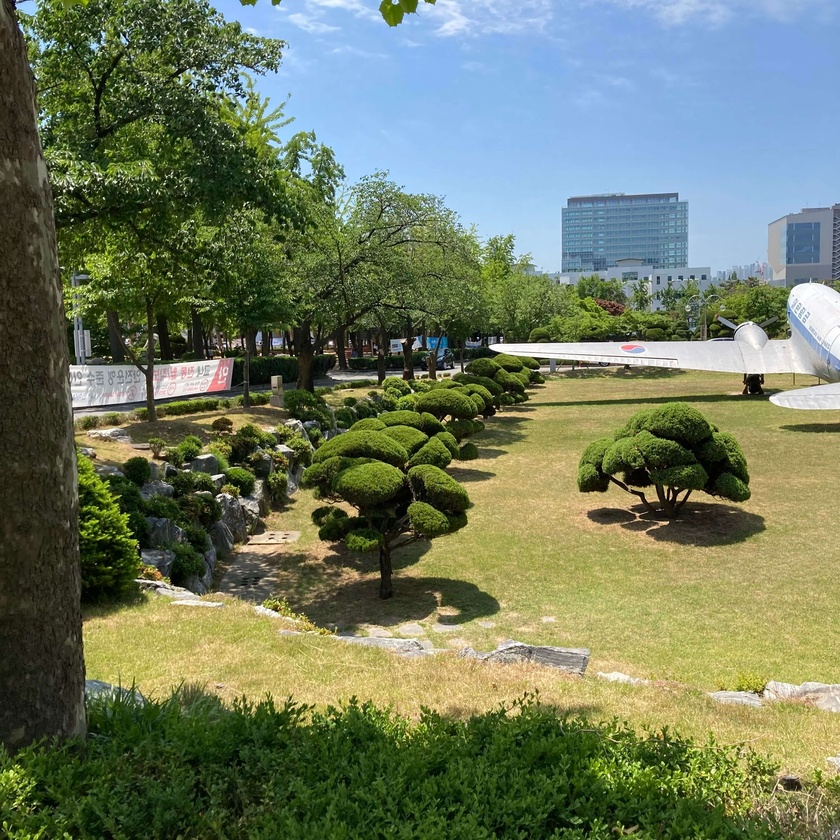
//> input picture Lab 10/images/one.jpg, 840 x 840 px, shrunk from 3024 x 3024 before the run
$ ./main   (built with g++ and OpenCV 4)
//> lines starting //> are read from the running program, lines starting //| are printed output that depends on the picture
#include <iostream>
#include <ctime>
#include <cmath>

#include "opencv2/core/core.hpp"
#include "opencv2/highgui/highgui.hpp"
#include "opencv2/imgproc/imgproc.hpp"
#include "opencv2/objdetect/objdetect.hpp"
#include "opencv2/stitching.hpp"
#include "opencv2/features2d.hpp"
#include "opencv2/xfeatures2d.hpp"
#include "opencv2/calib3d.hpp"

using namespace cv;
using namespace std;
using namespace cv::xfeatures2d;


// Stitcher를 이용한 파노라마 영상 생성
void ex_panorama_simple() {
    Mat img;
    vector<Mat> imgs;

    img = imread("one.jpg", IMREAD_COLOR);
//> img is the input picture: 840 rows x 840 cols, CV_8UC3; mean B, G, R 95.9, 121.6, 110.8
    imgs.push_back(img);

    img = imread("two.jpg", IMREAD_COLOR);
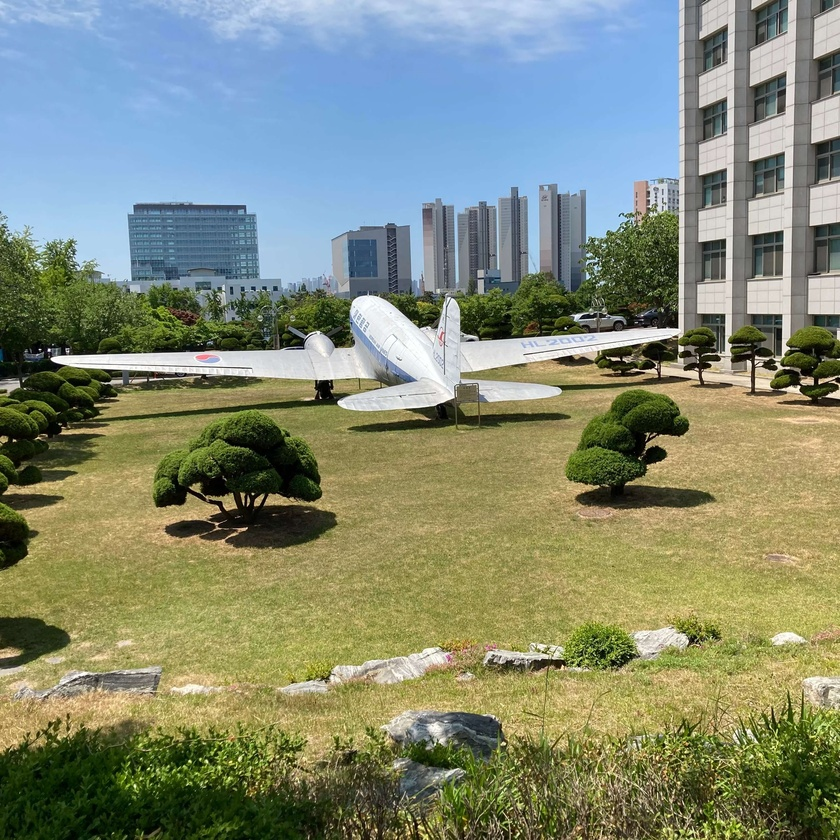
//> input picture Lab 10/images/two.jpg, 840 x 840 px, shrunk from 3024 x 3024 before the run
//> img is the input picture: 840 rows x 840 cols, CV_8UC3; mean B, G, R 117.9, 138.6, 130.7
    imgs.push_back(img);

    img = imread("three.jpg", IMREAD_COLOR);
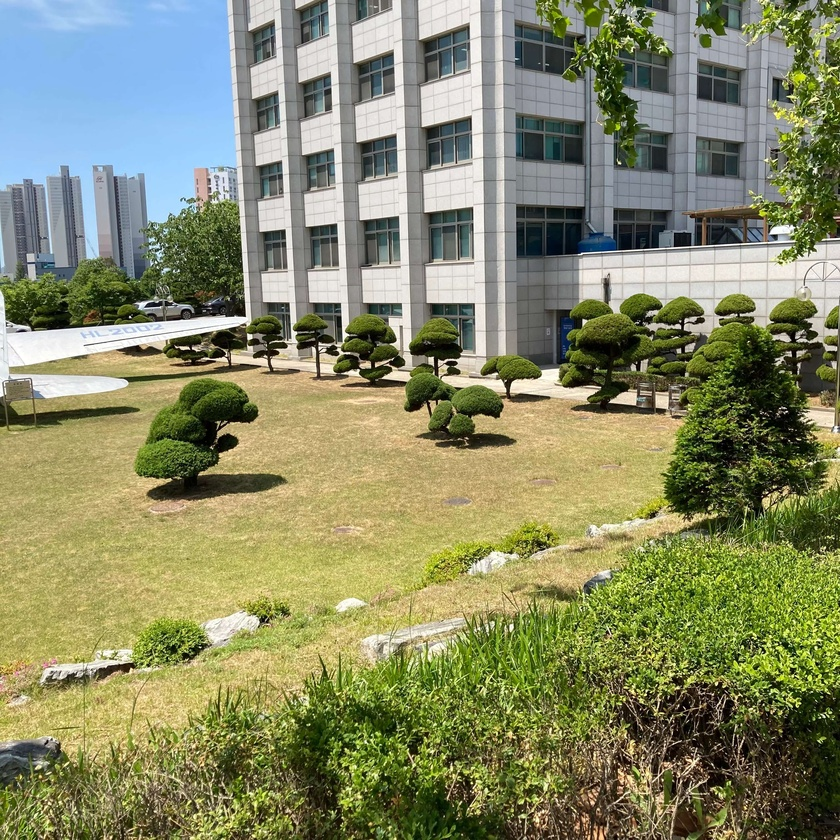
//> input picture Lab 10/images/three.jpg, 840 x 840 px, shrunk from 3024 x 3024 before the run
//> img is the input picture: 840 rows x 840 cols, CV_8UC3; mean B, G, R 103.5, 137.8, 134.7
    imgs.push_back(img);

    Mat result;
    Ptr<Stitcher> stitcher = Stitcher::create(Stitcher::PANORAMA);
    Stitcher::Status status = stitcher->stitch(imgs, result);
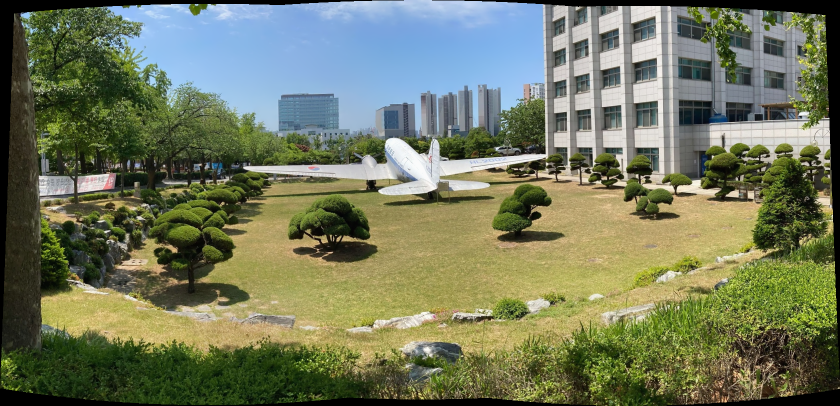
//> result: 811 rows x 1680 cols, CV_8UC3 (shown at 1/2 size); mean B, G, R 93.1, 120.2, 113.6
    if (status != Stitcher::OK) {
        cout << "Can't stitch images, error code = " << int(status) << endl;
        exit(-1);
    }

    imshow("ex_panorama_simple_result", result);
    waitKey();
}

Mat makePanorama(Mat img_l, Mat img_r, int thresh_dist, int min_matches) {

    Mat img_gray_l, img_gray_r;
    cvtColor(img_l, img_gray_l, COLOR_BGR2GRAY);
    cvtColor(img_r, img_gray_r, COLOR_BGR2GRAY);

    Ptr<SurfFeatureDetector> Detector = SURF::create(300);
    vector<KeyPoint> kpts_obj, kpts_scene;
    Detector->detect(img_gray_l, kpts_obj);
    Detector->detect(img_gray_r, kpts_scene);

    Mat img_kpts_l, img_kpts_r;
    drawKeypoints(img_gray_l, kpts_obj, img_kpts_l, Scalar::all(-1), DrawMatchesFlags::DEFAULT);
    drawKeypoints(img_gray_r, kpts_scene, img_kpts_r, Scalar::all(-1), DrawMatchesFlags::DEFAULT);

    imshow("img_kpts_l.png", img_kpts_l);
    imshow("img_kpts_r.png", img_kpts_r);
    waitKey();

    Ptr<SurfDescriptorExtractor> Extractor = SURF::create(100, 4, 3, false, true);

    Mat img_des_obj, img_des_scene;
    Extractor->compute(img_gray_l, kpts_obj, img_des_obj);
    Extractor->compute(img_gray_r, kpts_scene, img_des_scene);

    BFMatcher matcher(NORM_L2);
    vector<DMatch> matches;
    matcher.match(img_des_obj, img_des_scene, matches);

    Mat img_matches;
    drawMatches(img_gray_l, kpts_obj, img_gray_r, kpts_scene, matches, img_matches, Scalar::all(-1), Scalar::all(-1), vector<char>(), DrawMatchesFlags::NOT_DRAW_SINGLE_POINTS);

    imshow("img_matches.png", img_matches);
    waitKey();

    // 대각선으로 매칭 된 것은 잘못된 매칭이므로 정제가 필요
    double dist_max = matches[0].distance;
    double dist_min = matches[0].distance;
    double dist;

    for (int i=0; i<img_des_obj.rows; i++) {
        dist = matches[i].distance;
        if (dist < dist_min) dist_min = dist;
        if (dist > dist_max) dist_max = dist;
    }

    cout << "max dist: " << dist_max << endl;
    cout << "min dist: " << dist_min << endl;

    vector<DMatch> matches_good;
    do {
        vector<DMatch> good_matches2;
        for (int i=0; i<img_des_obj.rows; i++) {
            if (matches[i].distance < thresh_dist * dist_min) {
                good_matches2.push_back(matches[i]);
            }
        }
        matches_good = good_matches2;
        thresh_dist -= 1;
    } while (thresh_dist != 2 && matches_good.size() > min_matches);

    Mat img_matches_good;
    drawMatches(img_gray_l, kpts_obj, img_gray_r, kpts_scene, matches_good, img_matches_good, Scalar::all(-1), Scalar::all(-1), vector<char>(), DrawMatchesFlags::NOT_DRAW_SINGLE_POINTS);

    imshow("img_matches_good.png", img_matches_good);
    waitKey();

    vector<Point2f> obj, scene;
    for (int i=0; i<matches_good.size(); i++) {
        obj.push_back(kpts_obj[matches_good[i].queryIdx].pt);
        scene.push_back(kpts_scene[matches_good[i].trainIdx].pt);
    }

    Mat mat_homo = findHomography(scene, obj, RANSAC);

    Mat img_result;
    warpPerspective(img_r, img_result, mat_homo, Size(img_l.cols * 2, img_l.rows * 1.2), INTER_CUBIC);

    Mat img_pano;
    img_pano = img_result.clone();
    imshow("connect image - img_pano", img_pano);
    waitKey();
    imshow("connect image - img_l", img_l);
    waitKey();

    Mat roi(img_pano, Rect(0, 0, img_l.cols, img_l.rows));

    Rect rect = Rect(img_l.cols-30, 0, 60, img_l.rows);


    img_l.copyTo(roi);
    medianBlur(img_pano(rect), img_pano(rect), 19);

    // 검은 부분 제거
    int cut_x = 0, cut_y = 0;
    for (int y=0; y<img_pano.rows; y++) {
        for (int x=0; x<img_pano.cols; x++) {
            if (img_pano.at<Vec3b>(y, x)[0] == 0 &&
                img_pano.at<Vec3b>(y, x)[1] == 0 &&
                img_pano.at<Vec3b>(y, x)[2] == 0) {
                continue;
            }
            if (cut_x < x) cut_x = x;
            if (cut_y < y) cut_y = y;
        }
    }

    Mat img_pano_cut;

    img_pano_cut = img_pano(Range(0, cut_y), Range(0, cut_x));
    imshow("img_pano_cut.png", img_pano_cut);
    waitKey();
    destroyAllWindows();

    return img_pano_cut;

}

void ex_panorama() {
    Mat matImage1 = imread("two.jpg", IMREAD_COLOR);
    Mat matImage2 = imread("one.jpg", IMREAD_COLOR);
    Mat matImage3 = imread("three.jpg", IMREAD_COLOR);

    if (matImage1.empty() || matImage2.empty() || matImage3.empty()) exit(-1);

    Mat result;
    flip(matImage1, matImage1, 1);
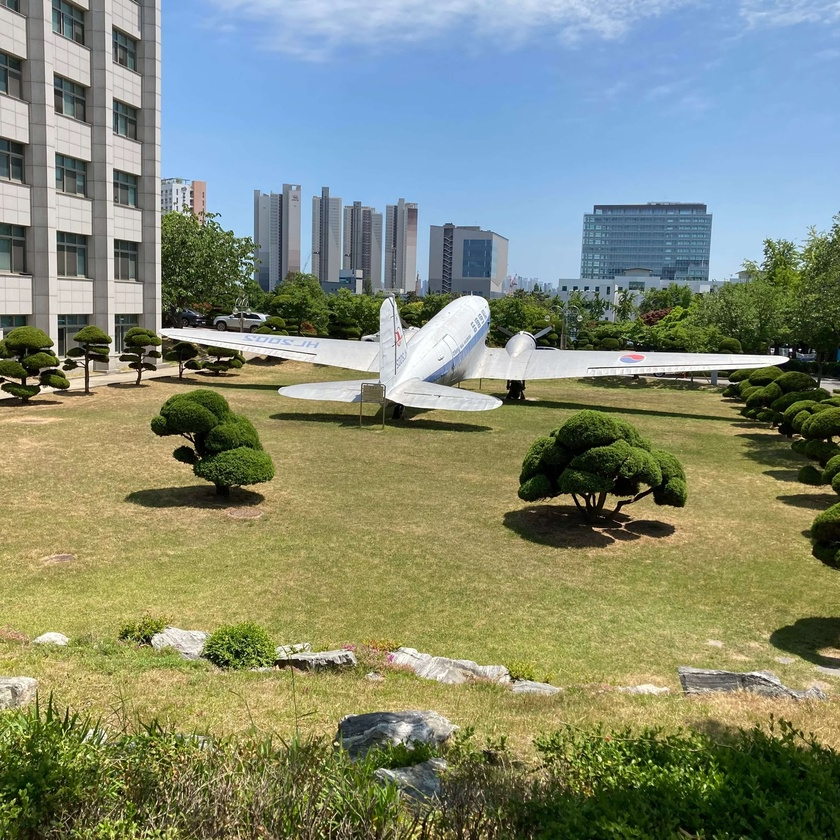
//> matImage1: 840 rows x 840 cols, CV_8UC3; mean B, G, R 117.9, 138.6, 130.7
    flip(matImage2, matImage2, 1);
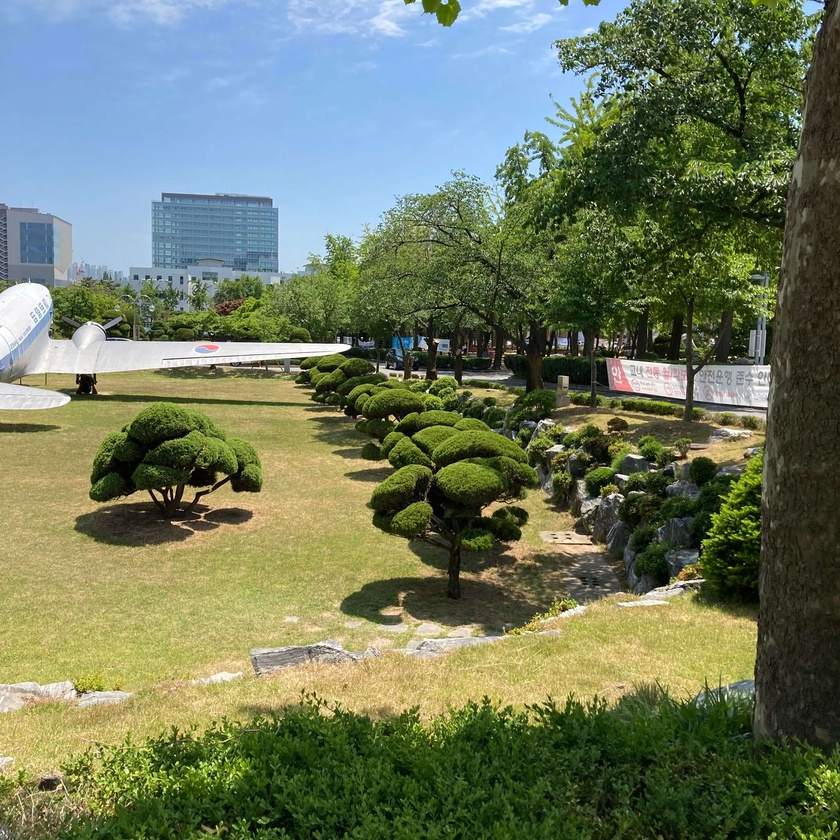
//> matImage2: 840 rows x 840 cols, CV_8UC3; mean B, G, R 95.9, 121.6, 110.8

    result = makePanorama(matImage1, matImage2, 3, 60);
//> in makePanorama, `cvtColor(img_l, img_gray_l, COLOR_BGR2GRAY);`:
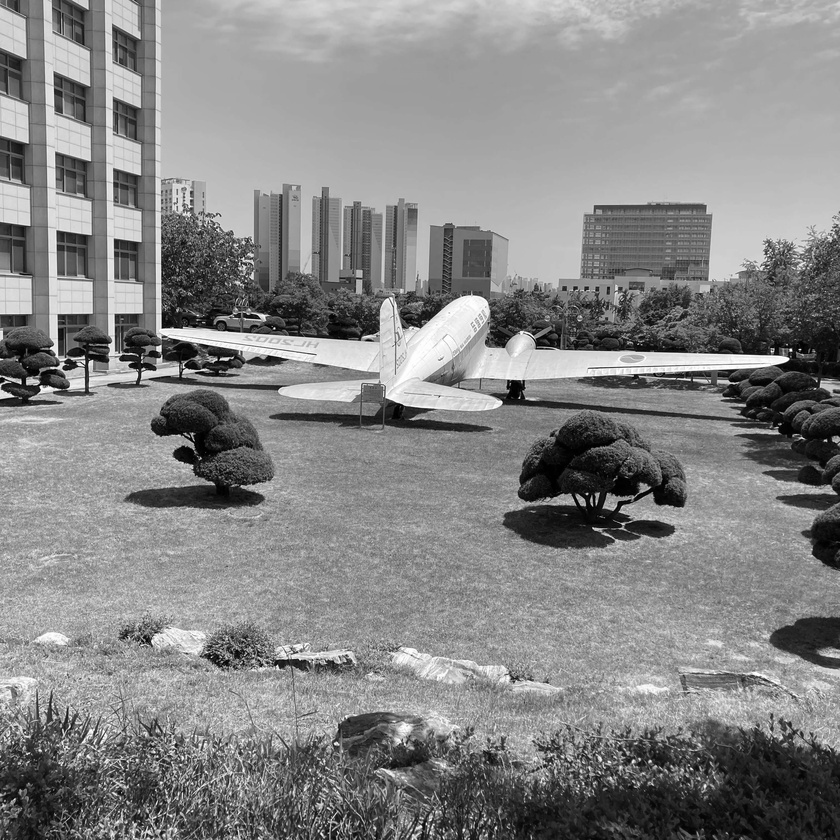
//> img_gray_l: 840 rows x 840 cols, CV_8UC1; min 0, max 255, mean 133.9
//> in makePanorama, `cvtColor(img_r, img_gray_r, COLOR_BGR2GRAY);`:
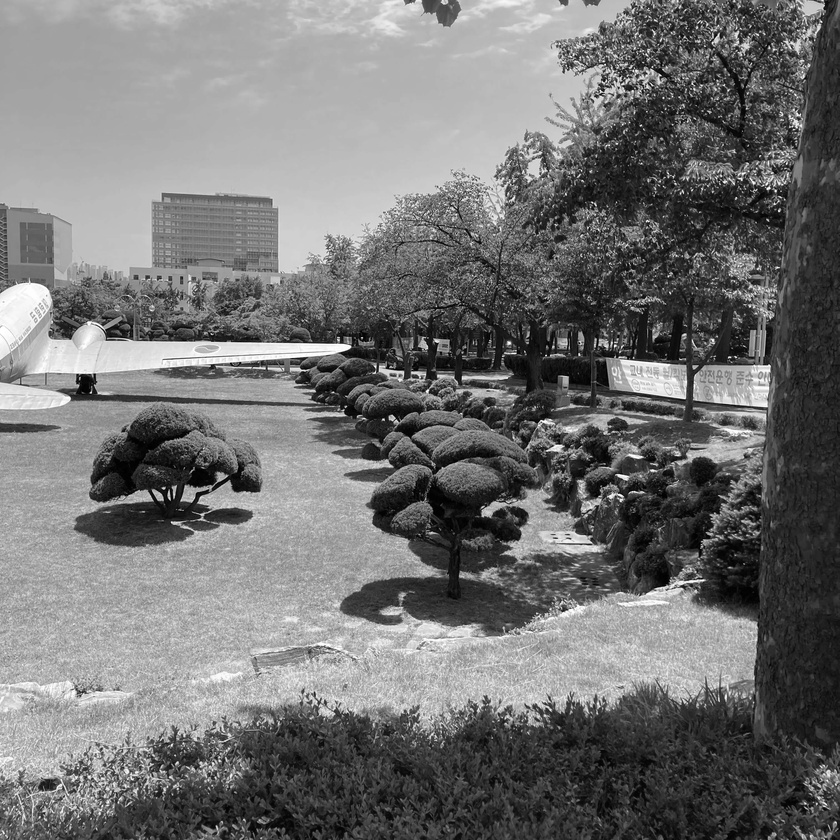
//> img_gray_r: 840 rows x 840 cols, CV_8UC1; min 0, max 255, mean 115.4
    flip(result, result, 1);
    result = makePanorama(result, matImage3, 3, 60);

    imshow("ex_panorama_result", result);
    waitKey();
}

// [113 lines left out: function findBook, not called in this run]

int main() {
    ex_panorama_simple();
//> (the run ends here: the program stops with an error, at `Ptr<SurfFeatureDetector> Detector = SURF::create(300);`)
